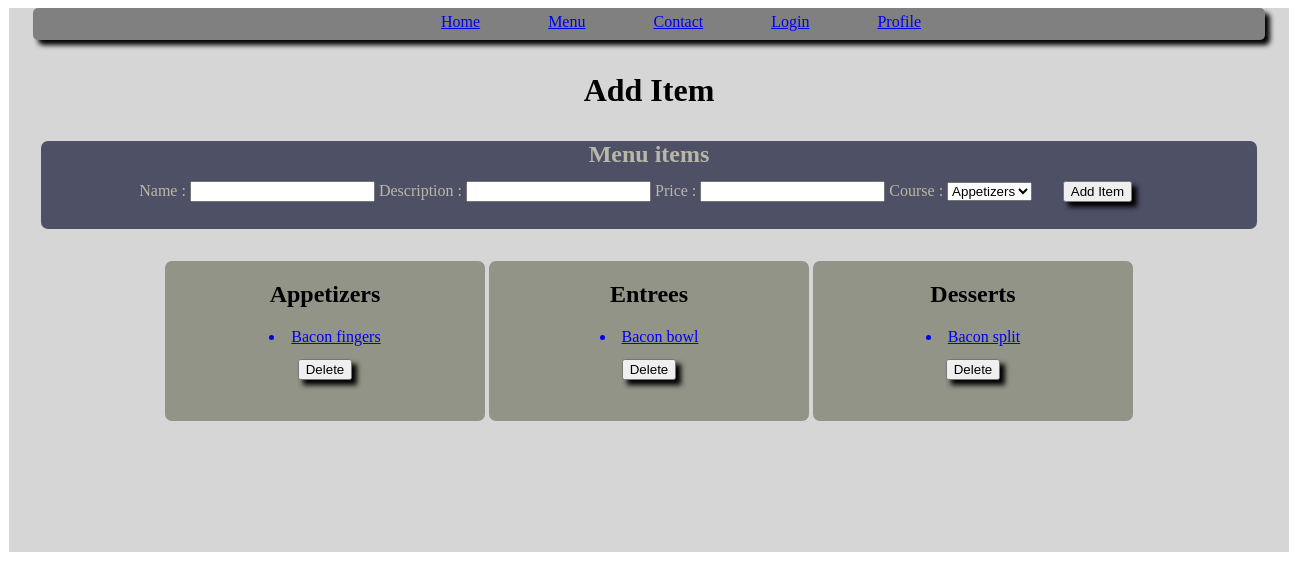
Page /add_food on the earlier database version.
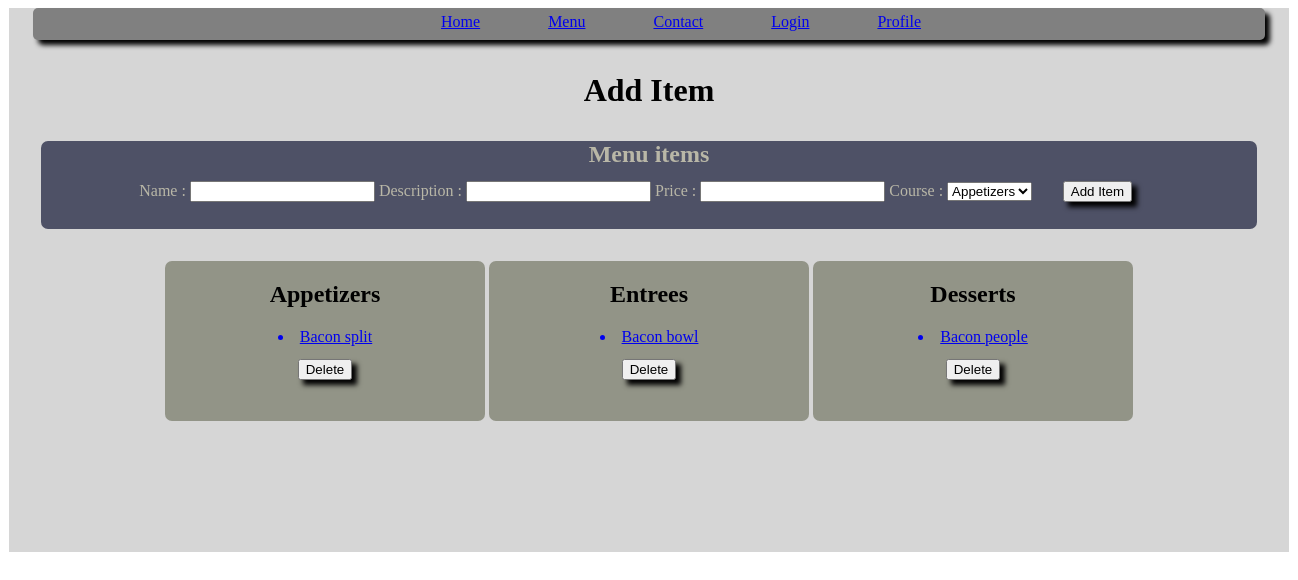
Same page on the later database version.
### group_app/models.py (models this page shows)
class Item(models.Model):
    course = models.CharField(max_length=45)
    name = models.CharField(max_length=50)
    desc = models.TextField(max_length=100)
    price = models.FloatField()
    made_by = models.ManyToManyField(User, related_name="made_items")
    created_at = models.DateTimeField(auto_now_add=True)
    updated_at = models.DateTimeField(auto_now=True)
    objects = ItemManager()

### group_app/views.py (the view)
# urls.py: path('add_food',views.add_food),
def add_food(request):
    items=Item.objects.all()
    context={
        "items":items,
    }
    return render(request,'add_food.html',context)

### group_app/templates/add_food.html (shortened to what this page needs)
<!DOCTYPE html>
<html lang="en">
<head>
    {%load static%}
    <link rel="stylesheet" href="{% static 'css/profile.css'%}?{% now 'U' %}">
</head>
<body>
    <div class= container>
        <div class='header-bar'>
            <div class='bar-item'> <a href="/">Home</a></div>
            <div class='bar-item'> <a href="menu">Menu</a></div>
            <div class='bar-item'> <a href="contact">Contact</a></div>
            {%if request.session.user_id%}
                <div class='bar-item'> <a href="logout">Logout</a></div>
                {%else%}
                <div class='bar-item'> <a href="login">Login</a></div>
            {%endif%}
            <div class='bar-item'> <a href="profile">Profile</a></div>
        </div>
        <h1>Add Item </h1>
        <div class=food-form>
        <form action="handle_add_food" class = 'add-form' method='post'>
            <h2 class='add-header' >Menu items </h2>
            <label for="name">Name :</label>
            <input type="text" name="name" id="name">
            <label for="desc">Description :</label>
            <input type="text" name="desc" id="desc">
            <label for="price">Price :</label>
            <input type="number" name="price" id="price">
            <label for="course">Course :</label>
            <select name="course" id="course">
                <option value="Appetizers">Appetizers</option>
            </select>
            <button type="submit">Add Item </button>
        </form>
    </div>
    <div class=food-box>
        <div class='food'>
            <h2>Appetizers</h2>
            {%for item in items%}
            {%if item.course == 'Appetizers' %}
            <a href='edit_item/{{item.id}}'><li>{{item.name}}</li></a>
                <form action="delete_food/{{item.id}}">
                    <button type="submit">Delete</button>
                </form>
            {%endif%}
            {%endfor%}
        </div>
        <div class='food'>
            <h2>Entrees</h2>
            {%for item in items%}
            {%if item.course == 'Entrees' %}
            <a href='edit_item/{{item.id}}'><li>{{item.name}}</li></a>
            <form action="delete_food/{{item.id}}">
                <button type="submit">Delete</button>
            </form>
            {%endif%}
            {%endfor%}
        </div>
        <div class='food'>
            <h2>Desserts</h2>
            {%for item in items%}
            {%if item.course == 'Desserts' %}
            <a href='edit_item/{{item.id}}'><li>{{item.name}}</li></a>
            <form action="delete_food/{{item.id}}">
                <button type="submit">Delete</button>
            </form>
            {%endif%}
            {%endfor%}
        </div>
    </div>
</div>
</body>
</html>

### group_app/static/css/profile.css (style rules this page uses)
.header-bar { text-align: center; margin: auto; width: 77em; height: 2em; background-color: gray; box-shadow: 5px 5px 5px; border-radius: 5px; }
.bar-item a { background-color: gray; }
.bar-item { text-align: center; margin-top:.33em; margin-left: 4em; display: inline-block; }
.container { display: contain; background-color: rgb(214, 214, 214); margin: auto; height: 34em; width: 80em; }
h1 { margin: auto; margin: 1em; text-align: center; }
button { box-shadow: 5px 5px 5px; margin: 1em 2em 2em 2em; }
.add-header { text-align: center; margin: auto; }
.add-form { border-radius: 7px 7px 7px 7px; color: #B9B7A7; margin: 2em; background-color: #4E5166; display: block; text-align: center; }
.food { border-radius: 7px 7px 7px 7px; margin: auto; text-align: center; display: inline-block; height: 10em; width: 20em; overflow: scroll; background-color: #929487; }
.food-box { text-align: center; }

Differences in the rows shown:
removed Item: name "Bacon fingers", shown under "Appetizers"
changed Item "Bacon split": moves from the list under "Desserts" to the list under "Appetizers"
added Item: name "Bacon people", shown under "Desserts"
